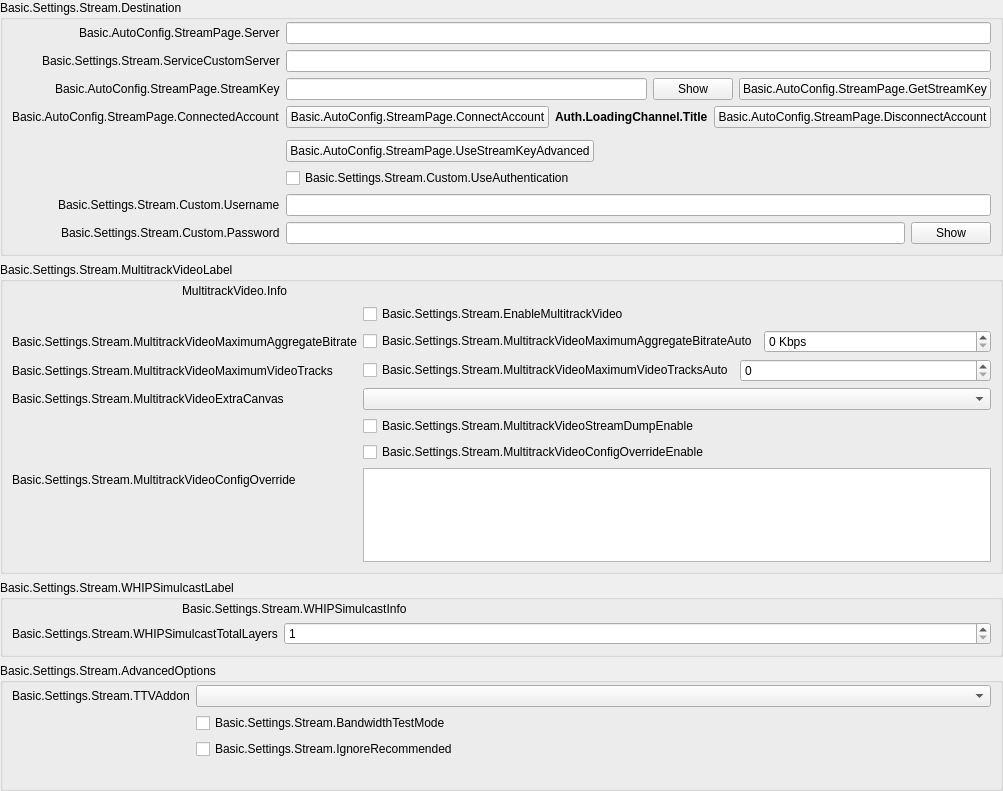
            <widget class="QWidget" name="streamKeyPage">
             <property name="geometry">
              <rect>
               <x>0</x>
               <y>0</y>
               <width>987</width>
               <height>791</height>
              </rect>
             </property>
             <layout class="QVBoxLayout" name="streamkeyPageLayout">
              <property name="leftMargin">
               <number>0</number>
              </property>
              <property name="topMargin">
               <number>0</number>
              </property>
              <property name="rightMargin">
               <number>0</number>
              </property>
              <property name="bottomMargin">
               <number>0</number>
              </property>
              <item>
               <widget class="QGroupBox" name="destinationGroupBox">
                <property name="title">
                 <string>Basic.Settings.Stream.Destination</string>
                </property>
                <layout class="QFormLayout" name="destinationLayout">
                 <property name="fieldGrowthPolicy">
                  <enum>QFormLayout::AllNonFixedFieldsGrow</enum>
                 </property>
                 <property name="labelAlignment">
                  <set>Qt::AlignRight|Qt::AlignTrailing|Qt::AlignVCenter</set>
                 </property>
                 <property name="leftMargin">
                  <number>9</number>
                 </property>
                 <property name="topMargin">
                  <number>2</number>
                 </property>
                 <property name="rightMargin">
                  <number>9</number>
                 </property>
                 <property name="bottomMargin">
                  <number>9</number>
                 </property>
                 <item row="0" column="0">
                  <widget class="QLabel" name="serverLabel">
                   <property name="text">
                    <string>Basic.AutoConfig.StreamPage.Server</string>
                   </property>
                  </widget>
                 </item>
                 <item row="0" column="1">
                  <widget class="QStackedWidget" name="serverStackedWidget">
                   <property name="sizePolicy">
                    <sizepolicy hsizetype="Preferred" vsizetype="Maximum">
                     <horstretch>0</horstretch>
                     <verstretch>0</verstretch>
                    </sizepolicy>
                   </property>
                   <property name="currentIndex">
                    <number>1</number>
                   </property>
                   <widget class="QWidget" name="servicePage">
                    <layout class="QHBoxLayout" name="horizontalLayout_21">
                     <property name="leftMargin">
                      <number>0</number>
                     </property>
                     <property name="topMargin">
                      <number>0</number>
                     </property>
                     <property name="rightMargin">
                      <number>0</number>
                     </property>
                     <property name="bottomMargin">
                      <number>0</number>
                     </property>
                     <item>
                      <widget class="QComboBox" name="server"/>
                     </item>
                    </layout>
                   </widget>
                   <widget class="QWidget" name="customPage">
                    <layout class="QHBoxLayout" name="horizontalLayout_22">
                     <property name="leftMargin">
                      <number>0</number>
                     </property>
                     <property name="topMargin">
                      <number>0</number>
                     </property>
                     <property name="rightMargin">
                      <number>0</number>
                     </property>
                     <property name="bottomMargin">
                      <number>0</number>
                     </property>
                     <item>
                      <widget class="QLineEdit" name="customServer"/>
                     </item>
                    </layout>
                   </widget>
                  </widget>
                 </item>
                 <item row="1" column="0">
                  <widget class="QLabel" name="serviceCustomServerLabel">
                   <property name="text">
                    <string>Basic.Settings.Stream.ServiceCustomServer</string>
                   </property>
                   <property name="buddy">
                    <cstring>serviceCustomServer</cstring>
                   </property>
                  </widget>
                 </item>
                 <item row="1" column="1">
                  <widget class="QLineEdit" name="serviceCustomServer"/>
                 </item>
                 <item row="2" column="0">
                  <widget class="QLabel" name="streamKeyLabel">
                   <property name="text">
                    <string>Basic.AutoConfig.StreamPage.StreamKey</string>
                   </property>
                   <property name="openExternalLinks">
                    <bool>true</bool>
                   </property>
                   <property name="buddy">
                    <cstring>key</cstring>
                   </property>
                  </widget>
                 </item>
                 <item row="2" column="1">
                  <widget class="QFrame" name="streamKeyWidget">
                   <layout class="QHBoxLayout" name="horizontalLayout_11">
                    <property name="leftMargin">
                     <number>0</number>
                    </property>
                    <property name="topMargin">
                     <number>0</number>
                    </property>
                    <property name="rightMargin">
                     <number>0</number>
                    </property>
                    <property name="bottomMargin">
                     <number>0</number>
                    </property>
                    <item>
                     <widget class="QLineEdit" name="key">
                      <property name="inputMask">
                       <string notr="true"/>
                      </property>
                      <property name="text">
                       <string notr="true"/>
                      </property>
                      <property name="echoMode">
                       <enum>QLineEdit::Password</enum>
                      </property>
                     </widget>
                    </item>
                    <item>
                     <widget class="QPushButton" name="show">
                      <property name="text">
                       <string>Show</string>
                      </property>
                     </widget>
                    </item>
                    <item>
                     <widget class="UrlPushButton" name="getStreamKeyButton">
                      <property name="toolTip">
                       <string/>
                      </property>
                      <property name="toolTipDuration">
                       <number>-4</number>
                      </property>
                      <property name="text">
                       <string>Basic.AutoConfig.StreamPage.GetStreamKey</string>
                      </property>
                     </widget>
                    </item>
                   </layout>
                  </widget>
                 </item>
                 <item row="3" column="0">
                  <widget class="QLabel" name="connectedAccountLabel">
                   <property name="text">
                    <string>Basic.AutoConfig.StreamPage.ConnectedAccount</string>
                   </property>
                  </widget>
                 </item>
                 <item row="3" column="1">
                  <layout class="QHBoxLayout" name="horizontalLayout_15">
                   <item>
                    <widget class="QPushButton" name="connectAccount2">
                     <property name="cursor">
                      <cursorShape>PointingHandCursor</cursorShape>
                     </property>
                     <property name="text">
                      <string>Basic.AutoConfig.StreamPage.ConnectAccount</string>
                     </property>
                    </widget>
                   </item>
                   <item>
                    <widget class="QLabel" name="connectedAccountText">
                     <property name="styleSheet">
                      <string notr="true">font-weight: bold</string>
                     </property>
                     <property name="text">
                      <string>Auth.LoadingChannel.Title</string>
                     </property>
                    </widget>
                   </item>
                   <item>
                    <widget class="QPushButton" name="disconnectAccount">
                     <property name="text">
                      <string>Basic.AutoConfig.StreamPage.DisconnectAccount</string>
                     </property>
                    </widget>
                   </item>
                   <item>
                    <spacer name="horizontalSpacer_19">
                     <property name="orientation">
                      <enum>Qt::Horizontal</enum>
                     </property>
                     <property name="sizeHint" stdset="0">
                      <size>
                       <width>40</width>
                       <height>20</height>
                      </size>
                     </property>
                    </spacer>
                   </item>
                  </layout>
                 </item>
                 <item row="4" column="0">
                  <spacer name="horizontalSpacer_18">
                   <property name="orientation">
                    <enum>Qt::Horizontal</enum>
                   </property>
                   <property name="sizeHint" stdset="0">
                    <size>
                     <width>170</width>
                     <height>0</height>
                    </size>
                   </property>
                  </spacer>
                 </item>
                 <item row="5" column="1">
                  <layout class="QHBoxLayout" name="horizontalLayout_28">
                   <item>
                    <widget class="QPushButton" name="useStreamKeyAdv">
                     <property name="text">
                      <string>Basic.AutoConfig.StreamPage.UseStreamKeyAdvanced</string>
                     </property>
                    </widget>
                   </item>
                   <item>
                    <spacer name="horizontalSpacer_28">
                     <property name="orientation">
                      <enum>Qt::Horizontal</enum>
                     </property>
                     <property name="sizeHint" stdset="0">
                      <size>
                       <width>40</width>
                       <height>0</height>
                      </size>
                     </property>
                    </spacer>
                   </item>
                  </layout>
                 </item>
                 <item row="6" column="1">
                  <widget class="QCheckBox" name="useAuth">
                   <property name="text">
                    <string>Basic.Settings.Stream.Custom.UseAuthentication</string>
                   </property>
                  </widget>
                 </item>
                 <item row="7" column="0">
                  <widget class="QLabel" name="authUsernameLabel">
                   <property name="text">
                    <string>Basic.Settings.Stream.Custom.Username</string>
                   </property>
                   <property name="buddy">
                    <cstring>authUsername</cstring>
                   </property>
                  </widget>
                 </item>
                 <item row="7" column="1">
                  <widget class="QLineEdit" name="authUsername"/>
                 </item>
                 <item row="8" column="0">
                  <widget class="QLabel" name="authPwLabel">
                   <property name="text">
                    <string>Basic.Settings.Stream.Custom.Password</string>
                   </property>
                   <property name="buddy">
                    <cstring>authPw</cstring>
                   </property>
                  </widget>
                 </item>
                 <item row="8" column="1">
                  <widget class="QFrame" name="authPwWidget">
                   <layout class="QHBoxLayout" name="horizontalLayout_25">
                    <property name="leftMargin">
                     <number>0</number>
                    </property>
                    <property name="topMargin">
                     <number>0</number>
                    </property>
                    <property name="rightMargin">
                     <number>0</number>
                    </property>
                    <property name="bottomMargin">
                     <number>0</number>
                    </property>
                    <item>
                     <widget class="QLineEdit" name="authPw">
                      <property name="echoMode">
                       <enum>QLineEdit::Password</enum>
                      </property>
                     </widget>
                    </item>
                    <item>
                     <widget class="QPushButton" name="authPwShow">
                      <property name="text">
                       <string>Show</string>
                      </property>
                     </widget>
                    </item>
                   </layout>
                  </widget>
                 </item>
                </layout>
               </widget>
              </item>
              <item>
               <widget class="QGroupBox" name="multitrackVideoGroupBox">
                <property name="title">
                 <string>Basic.Settings.Stream.MultitrackVideoLabel</string>
                </property>
                <layout class="QVBoxLayout" name="verticalLayout_34">
                 <property name="leftMargin">
                  <number>9</number>
                 </property>
                 <property name="topMargin">
                  <number>2</number>
                 </property>
                 <property name="rightMargin">
                  <number>9</number>
                 </property>
                 <property name="bottomMargin">
                  <number>9</number>
                 </property>
                 <item>
                  <layout class="QHBoxLayout" name="horizontalLayout_12">
                   <item>
                    <spacer name="horizontalSpacer_31">
                     <property name="orientation">
                      <enum>Qt::Horizontal</enum>
                     </property>
                     <property name="sizeType">
                      <enum>QSizePolicy::Fixed</enum>
                     </property>
                     <property name="sizeHint" stdset="0">
                      <size>
                       <width>170</width>
                       <height>10</height>
                      </size>
                     </property>
                    </spacer>
                   </item>
                   <item>
                    <widget class="QLabel" name="multitrackVideoInfo">
                     <property name="text">
                      <string>MultitrackVideo.Info</string>
                     </property>
                     <property name="textFormat">
                      <enum>Qt::RichText</enum>
                     </property>
                     <property name="wordWrap">
                      <bool>true</bool>
                     </property>
                     <property name="openExternalLinks">
                      <bool>true</bool>
                     </property>
                    </widget>
                   </item>
                  </layout>
                 </item>
                 <item>
                  <layout class="QFormLayout" name="formLayout_27">
                   <property name="fieldGrowthPolicy">
                    <enum>QFormLayout::AllNonFixedFieldsGrow</enum>
                   </property>
                   <item row="0" column="0">
                    <spacer name="horizontalSpacer_30">
                     <property name="orientation">
                      <enum>Qt::Horizontal</enum>
                     </property>
                     <property name="sizeType">
                      <enum>QSizePolicy::Fixed</enum>
                     </property>
                     <property name="sizeHint" stdset="0">
                      <size>
                       <width>170</width>
                       <height>10</height>
                      </size>
                     </property>
                    </spacer>
                   </item>
                   <item row="0" column="1">
                    <widget class="QCheckBox" name="enableMultitrackVideo">
                     <property name="text">
                      <string>Basic.Settings.Stream.EnableMultitrackVideo</string>
                     </property>
                    </widget>
                   </item>
                   <item row="1" column="0">
                    <widget class="QLabel" name="multitrackVideoMaximumAggregateBitrateLabel">
                     <property name="text">
                      <string>Basic.Settings.Stream.MultitrackVideoMaximumAggregateBitrate</string>
                     </property>
                    </widget>
                   </item>
                   <item row="1" column="1">
                    <layout class="QHBoxLayout" name="horizontalLayout_31" stretch="0,0">
                     <item>
                      <widget class="QCheckBox" name="multitrackVideoMaximumAggregateBitrateAuto">
                       <property name="text">
                        <string>Basic.Settings.Stream.MultitrackVideoMaximumAggregateBitrateAuto</string>
                       </property>
                      </widget>
                     </item>
                     <item>
                      <widget class="QSpinBox" name="multitrackVideoMaximumAggregateBitrate">
                       <property name="sizePolicy">
                        <sizepolicy hsizetype="MinimumExpanding" vsizetype="Fixed">
                         <horstretch>0</horstretch>
                         <verstretch>0</verstretch>
                        </sizepolicy>
                       </property>
                       <property name="suffix">
                        <string notr="true"> Kbps</string>
                       </property>
                       <property name="minimum">
                        <number>0</number>
                       </property>
                       <property name="maximum">
                        <number>1000000</number>
                       </property>
                       <property name="singleStep">
                        <number>50</number>
                       </property>
                       <property name="value">
                        <number>0</number>
                       </property>
                      </widget>
                     </item>
                    </layout>
                   </item>
                   <item row="2" column="0">
                    <widget class="QLabel" name="multitrackVideoMaximumVideoTracksLabel">
                     <property name="text">
                      <string>Basic.Settings.Stream.MultitrackVideoMaximumVideoTracks</string>
                     </property>
                    </widget>
                   </item>
                   <item row="2" column="1">
                    <layout class="QHBoxLayout" name="horizontalLayout_32" stretch="0,0">
                     <item>
                      <widget class="QCheckBox" name="multitrackVideoMaximumVideoTracksAuto">
                       <property name="sizePolicy">
                        <sizepolicy hsizetype="Minimum" vsizetype="Fixed">
                         <horstretch>0</horstretch>
                         <verstretch>0</verstretch>
                        </sizepolicy>
                       </property>
                       <property name="text">
                        <string>Basic.Settings.Stream.MultitrackVideoMaximumVideoTracksAuto</string>
                       </property>
                      </widget>
                     </item>
                     <item>
                      <widget class="QSpinBox" name="multitrackVideoMaximumVideoTracks">
                       <property name="sizePolicy">
                        <sizepolicy hsizetype="MinimumExpanding" vsizetype="Fixed">
                         <horstretch>0</horstretch>
                         <verstretch>0</verstretch>
                        </sizepolicy>
                       </property>
                       <property name="minimum">
                        <number>0</number>
                       </property>
                       <property name="maximum">
                        <number>100</number>
                       </property>
                       <property name="value">
                        <number>0</number>
                       </property>
                      </widget>
                     </item>
                    </layout>
                   </item>
                   <item row="3" column="1">
                    <widget class="QComboBox" name="multitrackVideoAdditionalCanvas">
                     <property name="placeholderText">
                      <string>None</string>
                     </property>
                    </widget>
                   </item>
                   <item row="4" column="0">
                    <spacer name="horizontalSpacer_32">
                     <property name="orientation">
                      <enum>Qt::Horizontal</enum>
                     </property>
                     <property name="sizeType">
                      <enum>QSizePolicy::Fixed</enum>
                     </property>
                     <property name="sizeHint" stdset="0">
                      <size>
                       <width>170</width>
                       <height>10</height>
                      </size>
                     </property>
                    </spacer>
                   </item>
                   <item row="4" column="1">
                    <widget class="QCheckBox" name="multitrackVideoStreamDumpEnable">
                     <property name="text">
                      <string>Basic.Settings.Stream.MultitrackVideoStreamDumpEnable</string>
                     </property>
                    </widget>
                   </item>
                   <item row="5" column="1">
                    <widget class="QCheckBox" name="multitrackVideoConfigOverrideEnable">
                     <property name="text">
                      <string>Basic.Settings.Stream.MultitrackVideoConfigOverrideEnable</string>
                     </property>
                    </widget>
                   </item>
                   <item row="6" column="0">
                    <widget class="QLabel" name="multitrackVideoConfigOverrideLabel">
                     <property name="text">
                      <string>Basic.Settings.Stream.MultitrackVideoConfigOverride</string>
                     </property>
                    </widget>
                   </item>
                   <item row="6" column="1">
                    <widget class="QPlainTextEdit" name="multitrackVideoConfigOverride">
                     <property name="sizePolicy">
                      <sizepolicy hsizetype="Expanding" vsizetype="Expanding">
                       <horstretch>0</horstretch>
                       <verstretch>0</verstretch>
                      </sizepolicy>
                     </property>
                    </widget>
                   </item>
                   <item row="3" column="0">
                    <widget class="QLabel" name="multitrackVideoAdditionalCanvasLabel">
                     <property name="text">
                      <string>Basic.Settings.Stream.MultitrackVideoExtraCanvas</string>
                     </property>
                    </widget>
                   </item>
                  </layout>
                 </item>
                </layout>
               </widget>
              </item>
              <item>
               <widget class="QGroupBox" name="whipSimulcastGroupBox">
                <property name="title">
                 <string>Basic.Settings.Stream.WHIPSimulcastLabel</string>
                </property>
                <layout class="QVBoxLayout" name="verticalLayout_36">
                 <property name="leftMargin">
                  <number>9</number>
                 </property>
                 <property name="topMargin">
                  <number>2</number>
                 </property>
                 <property name="rightMargin">
                  <number>9</number>
                 </property>
                 <property name="bottomMargin">
                  <number>9</number>
                 </property>
                 <item>
                  <layout class="QHBoxLayout" name="horizontalLayout_33">
                   <item>
                    <spacer name="horizontalSpacer_33">
                     <property name="orientation">
                      <enum>Qt::Horizontal</enum>
                     </property>
                     <property name="sizeType">
                      <enum>QSizePolicy::Fixed</enum>
                     </property>
                     <property name="sizeHint" stdset="0">
                      <size>
                       <width>170</width>
                       <height>10</height>
                      </size>
                     </property>
                    </spacer>
                   </item>
                   <item>
                    <widget class="QLabel" name="whipSimulcastInfo">
                     <property name="text">
                      <string>Basic.Settings.Stream.WHIPSimulcastInfo</string>
                     </property>
                     <property name="textFormat">
                      <enum>Qt::RichText</enum>
                     </property>
                     <property name="wordWrap">
                      <bool>true</bool>
                     </property>
                     <property name="openExternalLinks">
                      <bool>true</bool>
                     </property>
                    </widget>
                   </item>
                  </layout>
                 </item>
                 <item>
                  <layout class="QFormLayout" name="formLayout_39">
                   <property name="fieldGrowthPolicy">
                    <enum>QFormLayout::AllNonFixedFieldsGrow</enum>
                   </property>
                   <item row="1" column="0">
                    <widget class="QLabel" name="whipSimulcastTotalLayersLabel">
                     <property name="minimumSize">
                      <size>
                       <width>170</width>
                       <height>0</height>
                      </size>
                     </property>
                     <property name="text">
                      <string>Basic.Settings.Stream.WHIPSimulcastTotalLayers</string>
                     </property>
                    </widget>
                   </item>
                   <item row="1" column="1">
                    <layout class="QHBoxLayout" name="horizontalLayout_35" stretch="0">
                     <item>
                      <widget class="QSpinBox" name="whipSimulcastTotalLayers">
                       <property name="minimum">
                        <number>1</number>
                       </property>
                       <property name="maximum">
                        <number>4</number>
                       </property>
                       <property name="value">
                        <number>1</number>
                       </property>
                      </widget>
                     </item>
                    </layout>
                   </item>
                  </layout>
                 </item>
                </layout>
               </widget>
               </item>
              <item>
               <widget class="QGroupBox" name="serviceAdvancedOptionsGroupBox">
                <property name="title">
                 <string>Basic.Settings.Stream.AdvancedOptions</string>
                </property>
                <layout class="QFormLayout" name="serviceAdvancedOptionsLayout">
                 <property name="fieldGrowthPolicy">
                  <enum>QFormLayout::AllNonFixedFieldsGrow</enum>
                 </property>
                 <property name="labelAlignment">
                  <set>Qt::AlignRight|Qt::AlignTrailing|Qt::AlignVCenter</set>
                 </property>
                 <property name="leftMargin">
                  <number>9</number>
                 </property>
                 <property name="topMargin">
                  <number>2</number>
                 </property>
                 <property name="rightMargin">
                  <number>9</number>
                 </property>
                 <property name="bottomMargin">
                  <number>9</number>
                 </property>
                 <item row="0" column="0">
                  <widget class="QLabel" name="twitchAddonLabel">
                   <property name="text">
                    <string>Basic.Settings.Stream.TTVAddon</string>
                   </property>
                   <property name="buddy">
                    <cstring>twitchAddonDropdown</cstring>
                   </property>
                  </widget>
                 </item>
                 <item row="0" column="1">
                  <widget class="QComboBox" name="twitchAddonDropdown"/>
                 </item>
                 <item row="1" column="0">
                  <spacer name="horizontalSpacer_18_1">
                   <property name="orientation">
                    <enum>Qt::Horizontal</enum>
                   </property>
                   <property name="sizeHint" stdset="0">
                    <size>
                     <width>170</width>
                     <height>0</height>
                    </size>
                   </property>
                  </spacer>
                 </item>
                 <item row="1" column="1">
                  <widget class="QCheckBox" name="bandwidthTestEnable">
                   <property name="text">
                    <string>Basic.Settings.Stream.BandwidthTestMode</string>
                   </property>
                  </widget>
                 </item>
                 <item row="2" column="1">
                  <widget class="QCheckBox" name="ignoreRecommended">
                   <property name="text">
                    <string>Basic.Settings.Stream.IgnoreRecommended</string>
                   </property>
                  </widget>
                 </item>
                 <item row="3" column="1">
                  <widget class="QLabel" name="enforceSettingsLabel">
                   <property name="text">
                    <string notr="true"/>
                   </property>
                   <property name="textFormat">
                    <enum>Qt::RichText</enum>
                   </property>
                   <property name="openExternalLinks">
                    <bool>true</bool>
                   </property>
                  </widget>
                 </item>
                </layout>
               </widget>
              </item>
              <item>
               <spacer name="verticalSpacer_12">
                <property name="orientation">
                 <enum>Qt::Vertical</enum>
                </property>
                <property name="sizeHint" stdset="0">
                 <size>
                  <width>20</width>
                  <height>0</height>
                 </size>
                </property>
               </spacer>
              </item>
             </layout>
            </widget>
